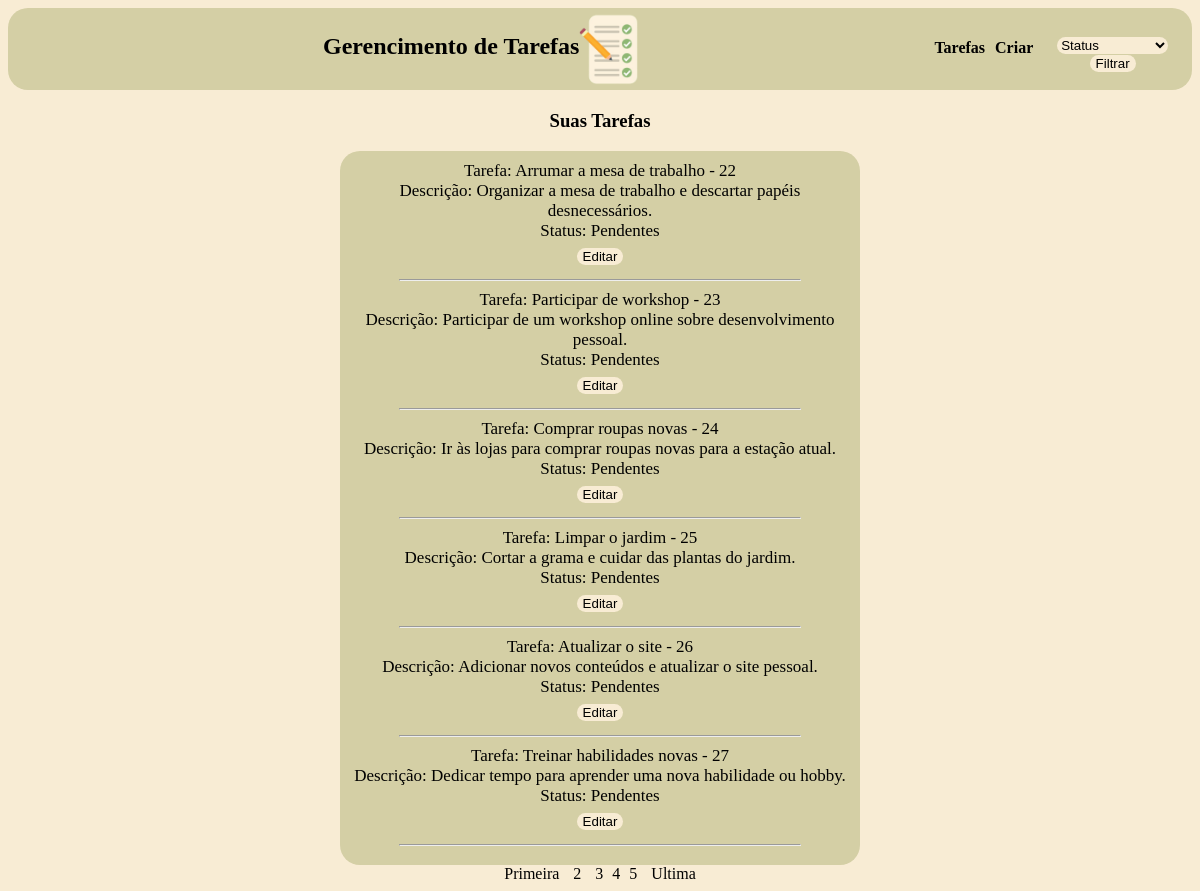
Screenshot of /tarefas.php?pagina=4 with the database file from the repository.
### tables this page shows
CREATE TABLE `tarefas` (
  `id` int(11) NOT NULL,
  `task_name` varchar(250) NOT NULL,
  `description` text DEFAULT NULL,
  `status` set('Pendentes','Em andamento','Concluidas') DEFAULT 'Pendentes',
  `created_at` datetime DEFAULT NULL
);

### tarefas.php (the view, shortened to what this page needs)
<?php
include_once("conexao.php");
?>
<!DOCTYPE html>
<html lang="pt-br">
<head>
</head>
<body>
<header>
        <div id="logo">
            <h2>Gerencimento de Tarefas</h2>
            <img src="tarefas2.png" alt="">
        </div>
        <div id="botoes">
            <tr>
                <th><a href="tarefas.php">
                        <h4>Tarefas</h4>
                    </a></th>
                <th><a href="index.php">
                        <h4>Criar</h4>
                    </a></th>
                <form action="filtro_tarefas.php" method="GET" id="form1">
                    <select name="status" required>
                        <option value="">Status</option>
                    </select>
                    <input type="submit" value="Filtrar" id="bot1">
                </form>
            </tr>
        </div>
    </header>
    <h3>Suas Tarefas</h3>
    <?php
    $pagina_atual = filter_input(INPUT_GET, 'pagina', FILTER_SANITIZE_NUMBER_INT);
    $pagina = (!empty($pagina_atual)) ? $pagina_atual : 1;
    $qnt_result_pg = 6;
    $inicio = ($qnt_result_pg * $pagina) - $qnt_result_pg;
    $result_tarefas = "SELECT * FROM tarefas LIMIT $inicio, $qnt_result_pg";
    $resultado_tarefas = mysqli_query($conn, $result_tarefas);
?>
<div id="conteudo">
<?php
    while ($row_tarefa = mysqli_fetch_assoc($resultado_tarefas)) {
        echo "Tarefa: " . $row_tarefa['task_name'] . " - " . $row_tarefa['id'] . "<br>";
        echo "Descrição: " . $row_tarefa['description'] . "<br>";
        echo "Status: " . $row_tarefa['status'] . "<br>";
        echo "<a href = 'edit_tarefas.php?id=" . $row_tarefa['id'] . "'><button style='border: 0; border-radius: 10px; background-color: #f8ecd4;'>Editar</button></a><hr style='width: 80%;'>";
    }
?>
</div>
<?php
    $result_t = "SELECT COUNT(id) AS num_result FROM tarefas";
    $resultado_t = mysqli_query($conn, $result_t);
    $row_t = mysqli_fetch_assoc($resultado_t);
    $quantidade_t = ceil($row_t['num_result'] / $qnt_result_pg);
    $max_links = 2;
    echo "<a href='tarefas.php?pagina=1'>Primeira</a> ";
    for ($pag_ant = $pagina - $max_links; $pag_ant <= $pagina - 1; $pag_ant++) {
        if ($pag_ant >= 1) {
            echo "<a href='tarefas.php?pagina=$pag_ant'>$pag_ant</a> ";
        }
    }
    echo "$pagina ";
    for ($pag_dep = $pagina + 1; $pag_dep <= $pagina + $max_links; $pag_dep++) {
        if ($pag_dep <= $quantidade_t) {
            echo "<a href='tarefas.php?pagina=$pag_dep'>$pag_dep</a> ";
        }
    }
    echo "<a href='tarefas.php?pagina=$quantidade_t'>Ultima</a>";
    ?>
</body>
</html>

### tarefas.php (style rules this page uses)
body { background-color: #f8ecd4; text-align: center; }
header { background-color: #d4cfa5; display: flex; justify-content: center; padding: 5px; margin-bottom: 20px; border-radius: 20px; }
img { width: 60px; }
#botoes { display: flex; justify-content: right; text-align: center; color: black; }
#logo { display: flex; width: 80%; justify-content: center; padding-left: 20px; }
a { padding: 5px; text-decoration: none; color: black; }
#form1 { padding-top: 23px; }
select { border: 0; border-radius: 10px; text-decoration: none; background-color: #f8ecd4; }
#bot1 { border: 0; border-radius: 10px; background-color: #f8ecd4; }
#conteudo { margin: auto; display: flex; flex-direction: column; text-align: center; background-color: #d4cfa5; width: 500px; border-radius: 20px; font-size: 17px; padding: 10px }

### rows the page displays
tarefas: task_name "Arrumar a mesa de trabalho", id "22", description "Organizar a mesa de trabalho e descartar papéis desnecessários.", status "Pendentes"
tarefas: task_name "Participar de workshop", id "23", description "Participar de um workshop online sobre desenvolvimento pessoal.", status "Pendentes"
tarefas: task_name "Comprar roupas novas", id "24", description "Ir às lojas para comprar roupas novas para a estação atual.", status "Pendentes"
tarefas: task_name "Limpar o jardim", id "25", description "Cortar a grama e cuidar das plantas do jardim.", status "Pendentes"
tarefas: task_name "Atualizar o site", id "26", description "Adicionar novos conteúdos e atualizar o site pessoal.", status "Pendentes"
tarefas: task_name "Treinar habilidades novas", id "27", description "Dedicar tempo para aprender uma nova habilidade ou hobby.", status "Pendentes"

### other values shown
$pagina "4"
